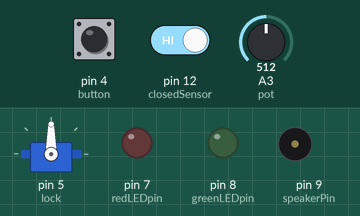
Recording of a sketch running on a simulated Arduino Uno, built with avr-gcc and run on an emulated ATmega328P. On the bench: servo, output pins drawn as LEDs (lit = HIGH), buzzer (waves = sounding). Dashed ring = blinking. Inputs (shaded band) come from the test bench; at power-on: pin 4 (button) LOW, pin 12 (closedSensor) HIGH, A3 (pot) = 512.

Above: at 1.2 s.
1.3 s: pin 4 (button) pulled HIGH for 3.2 s
At 1.6 s:
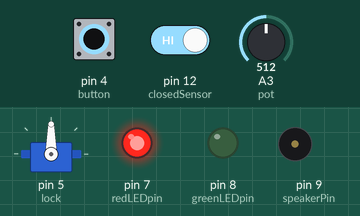
At 3.11 s:
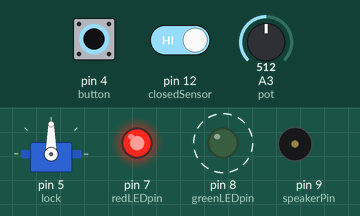
6.0 s: pin 12 (closedSensor) driven LOW
Timing chart, 0 to 6.1 s (numbered marks = the images above; inputs shaded):
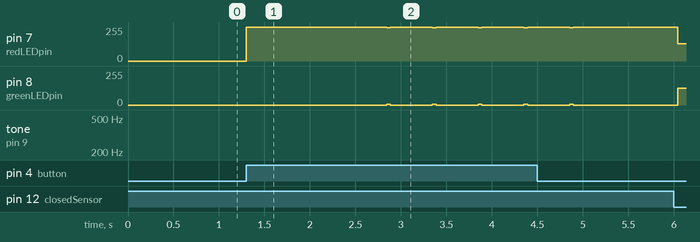

Measured:
- after the input at 1.3 s, pin 7 (redLEDpin): 0/255 → 255/255 at once, then repeats every 0.50 s: 248/255 0.04 s, 255/255 0.46 s, until it stays 255/255 from 4.9 s; pin 8 (greenLEDpin): alternates 7/255 for 0.04 s and 0/255 for 0.46 s, 10 changes in all, then stays 0/255, starting after 1.5 s

The sketch:

CajaFuerte.ino
```cpp
#include <Servo.h>

Servo lock;

int greenLEDpin = 8;
int redLEDpin = 7;

int button = 4;
int closedSensor = 12;

int speakerPin = 9;

boolean closed = false;
int closedPosition = 90;
int openedPosition = 0;

int code[] = {6, 3, 8, 0};

//Other variables
int errorCounter = 0;
int maxErrors = 3;

int alarmDuration = 10000; //In milliseconds

void setup()

{

  pinMode(greenLEDpin, OUTPUT); //Green LED
  pinMode(redLEDpin, OUTPUT);  //Red LED
  pinMode(button, INPUT); //Button

  pinMode(A3, INPUT); // pot

  pinMode(closedSensor, INPUT); //Safe

  //Serevo setup
  lock.attach(5);

  //Servo test
  lock.write(closedPosition);
  lock.write(openedPosition);
  lock.write(closedPosition);

  //Wait to lock the door until you close it
  testClose();

}

void loop()

{

  init:

 //Alarm checking
  if (closed && digitalRead(closedSensor) == LOW) {
    alarm();
    goto init;
  }

  //User wants to open the safebox
  if (closed && digitalRead(button) == HIGH) {
  boolean Running = true;
    while (Running) {
      if(checkCode()) {
        digitalWrite(greenLEDpin, HIGH),delay(500), digitalWrite(greenLEDpin, LOW);
        Running = false;} //Code was correct
      else {
        digitalWrite(redLEDpin, HIGH),delay(500), digitalWrite(redLEDpin, LOW);
        errorCounter++;} //Code was incorrect
      if (errorCounter >= maxErrors) { //Too many errors
          alarm();
          goto init;
        }
     }
     //If the code was correct, open it
     lock.write(openedPosition); //Open
     delay(3000);
     testClose(); //Close
  }
}

void testClose()
{
  digitalWrite(greenLEDpin, HIGH), digitalWrite(redLEDpin, HIGH);

  while(digitalRead(closedSensor) != HIGH);
  lock.write(closedPosition);

  digitalWrite(greenLEDpin, LOW), digitalWrite(redLEDpin, LOW);
  closed = true;
}

boolean checkCode() {
    boolean result = true;
    for (int i = 0;i < 4;i++) {
        while(digitalRead(button) != HIGH);
        if (code[i] != map(analogRead(A3),0,1023,0,9)) result = false;
      }
    return result;
  }

void alarm() {
  int duration = 0;
  while(alarmDuration > duration) {
      digitalWrite(greenLEDpin, HIGH), digitalWrite(redLEDpin, LOW);
      tone(speakerPin, 400, 100);
      digitalWrite(greenLEDpin, LOW), digitalWrite(redLEDpin, HIGH);
      tone(speakerPin, 800, 100);
      duration += 200;
    }
  noTone(speakerPin); //Stop speaker
  }
```
